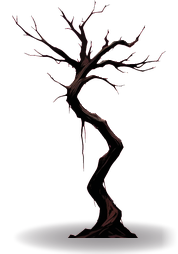
#> input picture assets/battle/field/tree_dead.png, 178 x 254 px, found by its file name
$ python _integ_fix_edges.py
#> lines starting #> are read from the running program, lines starting #| are printed output that depends on the picture; after the words box and inside, x2 and y2 are one past the last pixel; in counts of white or black regions, pixels touching at a corner belong together
# -*- coding: utf-8 -*-
"""통합 회차 — field 검수 should 중 픽셀 손질로 끝나는 것(원본은 field/_integ_old/ 에 백업):
  tree_dead.png : 바닥 그림자가 오른쪽 변에서 수직으로 잘림 → 오른쪽 16열 알파 램프 / 가지 끝 연어색 프린지(R>150·R−G>60) → 줄기색
  banner_g/b.png: 바닥 그림자가 왼쪽 변에서 잘림(알파 37) → 왼쪽 8열 알파 램프(그림자 행만)
usage: python _integ_fix_edges.py   (assets/battle/field 를 제자리에서 고친다. 두 번 돌려도 같은 결과가 되게 백업본에서 읽는다)"""
import os, numpy as np
from PIL import Image
HERE = os.path.dirname(os.path.abspath(__file__))
SRC = os.path.join(HERE, 'field', '_integ_old'); DST = os.path.join(HERE, '..', '..', 'battle', 'field')
a = np.array(Image.open(os.path.join(SRC, 'tree_dead.png')).convert('RGBA')).astype(np.float32)
h, w = a.shape[:2]
#> h = 254; w = 178
fr = (a[..., 0] > 150) & (a[..., 0] - a[..., 1] > 60) & (a[..., 3] > 0)
#> fr: shape (254, 178) bool; every value is 0
print('tree_dead fringe px', int(fr.sum()))
#| tree_dead fringe px 0
a[fr, :3] = (52, 30, 34)
ramp = np.clip((w - 1 - np.arange(w)) / 16.0, 0, 1)[None, :]
sh = np.zeros((h, w), bool); sh[220:, :] = True; sh &= a[..., 3] < 128          # 그림자(반투명)만 — 줄기·가지는 그대로
#> after `sh &= a[..., 3] < 128`:
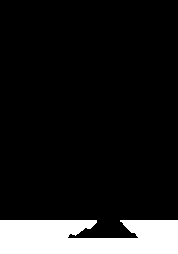
#> sh: shape (254, 178) bool; 11.7% white; 1 white region, box (x1, y1, x2, y2) and area: (0, 220, 178, 254) 5281
a[..., 3] = np.where(sh, a[..., 3] * ramp, a[..., 3])
#> a: shape (254, 178, 4) float32; mean R, G, B, A 24.2, 15.3, 20.6, 31.1
print('tree_dead right col alpha max', a[:, -1, 3].max())
#| tree_dead right col alpha max 0.0
Image.fromarray(a.astype(np.uint8), 'RGBA').save(os.path.join(DST, 'tree_dead.png'))
for n in ('banner_g.png', 'banner_b.png'):
    b = np.array(Image.open(os.path.join(SRC, n)).convert('RGBA')).astype(np.float32)
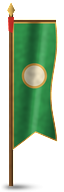
#> input picture assets/battle/field/banner_g.png, 64 x 192 px, found by its file name
    h, w = b.shape[:2]
#> h = 192; w = 64
    ramp = np.clip(np.arange(w) / 8.0, 0, 1)[None, :]
    sh = np.zeros((h, w), bool); sh[178:, :] = True; sh &= b[..., 3] < 128
#> after `sh &= b[..., 3] < 128`:
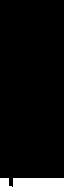
#> sh: shape (192, 64) bool; 7% white; 1 white region, box (x1, y1, x2, y2) and area: (0, 178, 64, 192) 863
    b[..., 3] = np.where(sh, b[..., 3] * ramp, b[..., 3])
#> b: shape (192, 64, 4) float32; mean R, G, B, A 50, 70.4, 41, 120.4
    print(n, 'left col alpha max', b[:, 0, 3].max())
#| banner_g.png left col alpha max 0.0
    Image.fromarray(b.astype(np.uint8), 'RGBA').save(os.path.join(DST, n))
